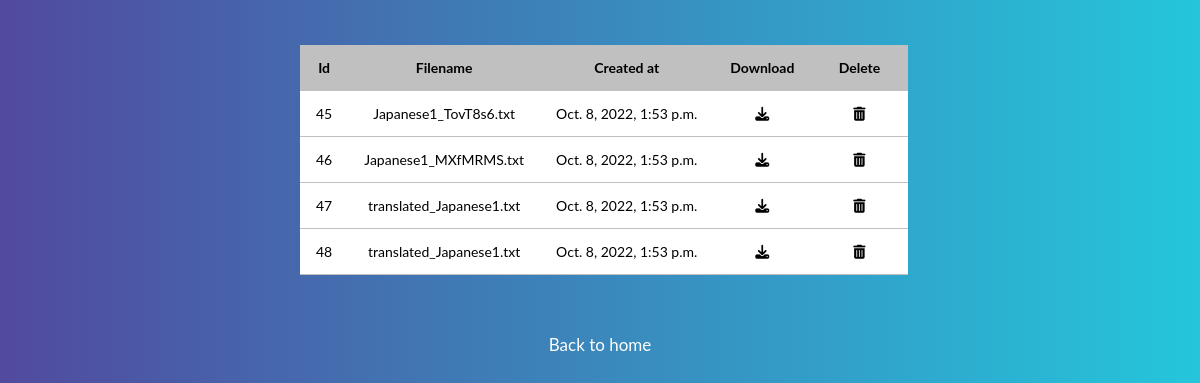
Screenshot of /fileupload/history/ (signed in) with the database file from the repository.
### FileUpload/models.py (models this page shows, shortened)
class File(models.Model):
     title = models.CharField(max_length=50)
     file = models.FileField()
     created_at = models.DateTimeField(auto_now_add=True)
     file_of=models.ForeignKey(User, on_delete=models.CASCADE)

### FileUpload/views.py (the view)
# urls.py: path('history/', views.history, name='history'),
def history(request):
    FilesList=File.objects.filter(file_of=request.user)
    return render(request, 'FileUpload/history.html', {'FilesList':FilesList})

### Templates/FileUpload/history.html (shortened to what this page needs)
<!DOCTYPE html>
<html>
<head>
    <link rel="stylesheet" href="">
</head>
<body>
    <table>
        <thead>
            <tr>
                <td>Id</td>
                <td>Filename</td>
                <td>Created at</td>
                <td>Download</td>
                <td>Delete</td>
            </tr>
        </thead>
        <tbody>
            {% for f in FilesList %}
            <tr>
                <td>{{f.id}}</td>
                <td>{{f.file}}</td>
                <td>{{f.created_at}}</td>
                <td><a href="{{f.file.url}}" download><i class="fa fa-download" aria-hidden="true" fa-2x></i></a></td>
                <td><a href="/fileupload/delete/{{f.id}}"><i class="fa fa-trash-alt" aria-hidden="true" fa-2x></i></a></td>
            </tr>
            {% endfor %}
        </tbody>
    </table>
    <a href="{% url 'home'%}" id="back">Back to home</a>
</body>
</html>

### Templates/FileUpload/history.html (style rules this page uses)
body { margin: 0; padding: 0; font-family: "Lato", sans-serif; background: -webkit-linear-gradient(to right, #514A9D, #24C6DC); background: linear-gradient(to right, #514A9D, #24C6DC); font-size: 14px; }
table { background-color: white; }
thead { background-color: silver; font-weight: bold; }
table, tr, th, td { border-bottom: 1px solid silver; border-collapse: collapse; border-left: none; border-right: none; border-top: none; padding: 14px 16px; text-align: center; margin: 45px 100px 45px 300px; }
a { text-decoration: none; padding: 14px 16px; margin: 10px; font-weight:normal; color: black; border: none; }
#back { text-decoration: none; display: flex; align-items: center; justify-content: center; color: white; font-size: 17px; }

### rows the page displays
File: id "45", file "Japanese1_TovT8s6.txt", created_at "Oct. 8, 2022, 1:53 p.m."
File: id "46", file "Japanese1_MXfMRMS.txt", created_at "Oct. 8, 2022, 1:53 p.m."
File: id "47", file "translated_Japanese1.txt", created_at "Oct. 8, 2022, 1:53 p.m."
File: id "48", file "translated_Japanese1.txt", created_at "Oct. 8, 2022, 1:53 p.m."
